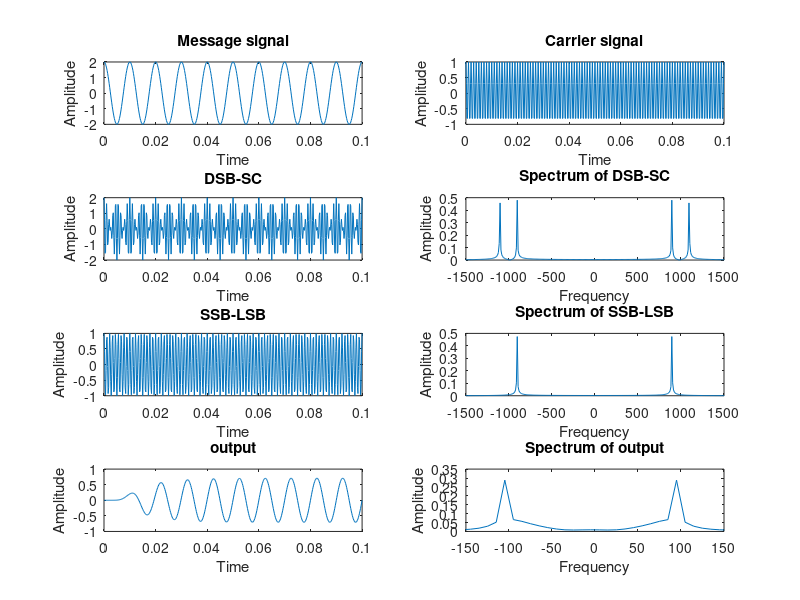

The MATLAB script that drew this image:
% Amplitude Modulation DSB-SC

Am=2;
Ac=1;
m=Am/Ac;
fm=100;
fc=10*fm;
Fs=5*fc;
T=1/Fs;
t=0:T:0.1;

% message signal
xm = Am*cos(2*pi*fm*t);
N = length(xm);
subplot(421);
plot(t,xm);xlabel('Time');ylabel('Amplitude');title('Message signal');

% carrier signal
xc = Ac*cos(2*pi*fc*t);
subplot(422);
plot(t,xc);xlabel('Time');ylabel('Amplitude');title("Carrier signal");

%MODULATION
% DSB-SC
y1 = xm.*xc;
subplot(423);
plot(t,y1);xlabel('Time');ylabel('Amplitude');title("DSB-SC");

% Spectrum of DSB-SC
Y11 = fftshift(fft(y1,N))/length(t);
f = Fs*[-N/2:N/2-1]/N;
subplot(424);
plot(f,abs(Y11));xlabel('Frequency');ylabel('Amplitude');title("Spectrum of DSB-SC");xlim([-(fc+500),(fc+500)]);

%SSB-LSB
ssbamp = Am.*Ac/2;
y2 = ssbamp.*cos(2*pi*(fc-fm)*t);
subplot(425);
plot(t,y2);xlabel('Time');ylabel('Amplitude');title("SSB-LSB");

% Spectrum of SSB
Y22 = fftshift(fft(y2,N))/length(t);
f = Fs*[-N/2:N/2-1]/N;
subplot(426);
plot(f,abs(Y22));xlabel('Frequency');ylabel('Amplitude');title("Spectrum of SSB-LSB");xlim([-(fc+500),(fc+500)]);

%DEMODULATION
%coherent demodulator
phasedif = 0;
repcarrier = Ac*cos(2*pi*fc*t+phasedif);
mi = y1.*repcarrier; %DSB-SC signal

%designing butterworth lowpass filter
fc = fm; %fc is cutoff freq
[b,a] = butter(10,fc/(Fs/2),'low'); % filter of order 10

%filtered output i.e., passing the DSB-SC signal(Y1)
output = filter(b,a,mi);
subplot(427);
plot(t,output);xlabel('Time');ylabel('Amplitude');title("output");

%spectrum of filtered output
N = length(output);
output1 = fftshift(fft(output,N))/length(t);
f = Fs*[-N/2:N/2-1]/N;
subplot(428);
plot(f,abs(output1));xlabel('Frequency');ylabel('Amplitude');title("Spectrum of output");xlim([-(fm+50),(fm+50)]);